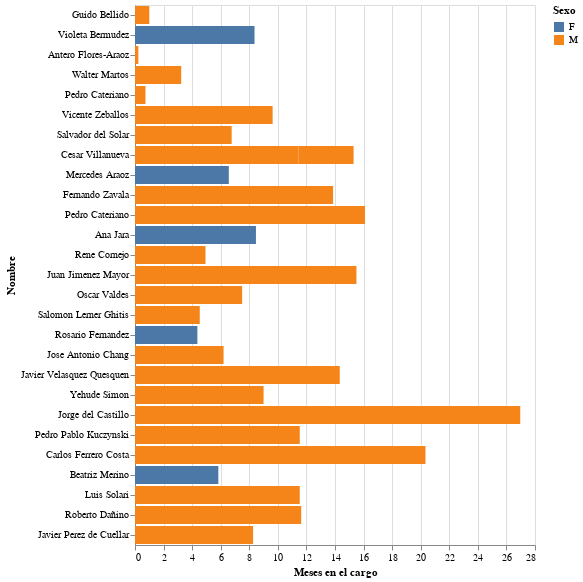

The notebook cell saved with this chart:
### Code cell
vis = alt.Chart(df).mark_bar().encode(
    y = alt.Y('Nombre:N', sort=list(df['Nombre'])),
    x = 'Meses en el cargo:Q',
    color = 'Sexo:N'
)
vis

### Figure 1 — Vega-Lite specification as saved in the notebook (floating-point values rounded to 4 significant figures)
{"config": {"view": {"continuousWidth": 400, "continuousHeight": 300}}, "data": {"name": "data-a31e2103c95ea70fa995d16e2d3cefb0"}, "mark": "bar", "encoding": {"color": {"type": "nominal", "field": "Sexo"}, "x": {"type": "quantitative", "field": "Meses en el cargo"}, "y": {"type": "nominal", "field": "Nombre", "sort": ["Guido Bellido", "Violeta Bermudez", "Antero Flores-Araoz", "Walter Martos", "Pedro Cateriano ", "Vicente Zeballos", "Salvador del Solar", "Cesar Villanueva", "Mercedes Araoz", "Fernando Zavala", "Pedro Cateriano", "Ana Jara", "Rene Cornejo", "Cesar Villanueva", "Juan Jimenez Mayor", "Oscar Valdes", "Salomon Lerner Ghitis", "Rosario Fernandez", "Jose Antonio Chang", "Javier Velasquez Quesquen", "Yehude Simon", "Jorge del Castillo", "Pedro Pablo Kuczynski", "Carlos Ferrero Costa", "Beatriz Merino", "Luis Solari", "Roberto Dañino", "Javier Perez de Cuellar"]}}, "$schema": "https://vega.github.io/schema/vega-lite/v4.8.1.json", "datasets": {"data-a31e2103c95ea70fa995d16e2d3cefb0": [{"Nombre": "Guido Bellido", "Sexo": "M", "Fecha de nacimiento": "1979-08-07T00:00:00", "Departamento": "Cusco", "Fecha de juramentacion": "2021-07-27T00:00:00", "Edad al juramentar": 41, "Fecha final": "2021-08-26T00:00:00", "Meses en el cargo": 1.0}, {"Nombre": "Violeta Bermudez", "Sexo": "F", "Fecha de nacimiento": "1961-08-12T00:00:00", "Departamento": "Lima", "Fecha de juramentacion": "2020-11-18T00:00:00", "Edad al juramentar": 59, "Fecha final": "2021-07-27T00:00:00", "Meses en el cargo": 8.367}, {"Nombre": "Antero Flores-Araoz", "Sexo": "M", "Fecha de nacimiento": "1942-02-28T00:00:00", "Departamento": "Lima", "Fecha de juramentacion": "2020-11-11T00:00:00", "Edad al juramentar": 78, "Fecha final": "2020-11-18T00:00:00", "Meses en el cargo": 0.2333}, {"Nombre": "Walter Martos", "Sexo": "M", "Fecha de nacimiento": "1957-02-11T00:00:00", "Departamento": "Cajamarca", "Fecha de juramentacion": "2020-08-06T00:00:00", "Edad al juramentar": 63, "Fecha final": "2020-11-11T00:00:00", "Meses en el cargo": 3.233}, {"Nombre": "Pedro Cateriano ", "Sexo": "M", "Fecha de nacimiento": "1958-06-26T00:00:00", "Departamento": "Lima", "Fecha de juramentacion": "2020-07-15T00:00:00", "Edad al juramentar": 62, "Fecha final": "2020-08-06T00:00:00", "Meses en el cargo": 0.7333}, {"Nombre": "Vicente Zeballos", "Sexo": "M", "Fecha de nacimiento": "1963-05-10T00:00:00", "Departamento": "Tacna", "Fecha de juramentacion": "2019-09-30T00:00:00", "Edad al juramentar": 56, "Fecha final": "2020-07-15T00:00:00", "Meses en el cargo": 9.633}, {"Nombre": "Salvador del Solar", "Sexo": "M", "Fecha de nacimiento": "1970-05-01T00:00:00", "Departamento": "Lima", "Fecha de juramentacion": "2019-03-11T00:00:00", "Edad al juramentar": 48, "Fecha final": "2019-09-30T00:00:00", "Meses en el cargo": 6.767}, {"Nombre": "Cesar Villanueva", "Sexo": "M", "Fecha de nacimiento": "1946-08-05T00:00:00", "Departamento": "San Martin", "Fecha de juramentacion": "2018-04-02T00:00:00", "Edad al juramentar": 71, "Fecha final": "2019-03-11T00:00:00", "Meses en el cargo": 11.43}, {"Nombre": "Mercedes Araoz", "Sexo": "F", "Fecha de nacimiento": "1961-08-05T00:00:00", "Departamento": "Lima", "Fecha de juramentacion": "2017-09-17T00:00:00", "Edad al juramentar": 56, "Fecha final": "2018-04-02T00:00:00", "Meses en el cargo": 6.567}, {"Nombre": "Fernando Zavala", "Sexo": "M", "Fecha de nacimiento": "1971-02-19T00:00:00", "Departamento": "Tacna", "Fecha de juramentacion": "2016-07-28T00:00:00", "Edad al juramentar": 45, "Fecha final": "2017-09-17T00:00:00", "Meses en el cargo": 13.87}, {"Nombre": "Pedro Cateriano", "Sexo": "M", "Fecha de nacimiento": "1958-06-26T00:00:00", "Departamento": "Lima", "Fecha de juramentacion": "2015-04-02T00:00:00", "Edad al juramentar": 56, "Fecha final": "2016-07-28T00:00:00", "Meses en el cargo": 16.1}, {"Nombre": "Ana Jara", "Sexo": "F", "Fecha de nacimiento": "1968-05-11T00:00:00", "Departamento": "Ica", "Fecha de juramentacion": "2014-07-22T00:00:00", "Edad al juramentar": 46, "Fecha final": "2015-04-02T00:00:00", "Meses en el cargo": 8.467}, {"Nombre": "Rene Cornejo", "Sexo": "M", "Fecha de nacimiento": "1962-01-06T00:00:00", "Departamento": "Arequipa", "Fecha de juramentacion": "2014-02-24T00:00:00", "Edad al juramentar": 52, "Fecha final": "2014-07-22T00:00:00", "Meses en el cargo": 4.933}, {"Nombre": "Cesar Villanueva", "Sexo": "M", "Fecha de nacimiento": "1946-08-05T00:00:00", "Departamento": "San Martin", "Fecha de juramentacion": "2013-10-31T00:00:00", "Edad al juramentar": 67, "Fecha final": "2014-02-24T00:00:00", "Meses en el cargo": 3.867}, {"Nombre": "Juan Jimenez Mayor", "Sexo": "M", "Fecha de nacimiento": "1964-08-05T00:00:00", "Departamento": "Lima", "Fecha de juramentacion": "2012-07-23T00:00:00", "Edad al juramentar": 47, "Fecha final": "2013-10-31T00:00:00", "Meses en el cargo": 15.5}, {"Nombre": "Oscar Valdes", "Sexo": "M", "Fecha de nacimiento": "1949-04-03T00:00:00", "Departamento": "Tacna", "Fecha de juramentacion": "2011-12-11T00:00:00", "Edad al juramentar": 62, "Fecha final": "2012-07-23T00:00:00", "Meses en el cargo": 7.5}, {"Nombre": "Salomon Lerner Ghitis", "Sexo": "M", "Fecha de nacimiento": "1946-02-04T00:00:00", "Departamento": "Lima", "Fecha de juramentacion": "2011-07-28T00:00:00", "Edad al juramentar": 65, "Fecha final": "2011-12-11T00:00:00", "Meses en el cargo": 4.533}, {"Nombre": "Rosario Fernandez", "Sexo": "F", "Fecha de nacimiento": "1955-11-09T00:00:00", "Departamento": "Lima", "Fecha de juramentacion": "2011-03-19T00:00:00", "Edad al juramentar": 55, "Fecha final": "2011-07-28T00:00:00", "Meses en el cargo": 4.367}, {"Nombre": "Jose Antonio Chang", "Sexo": "M", "Fecha de nacimiento": "1958-05-19T00:00:00", "Departamento": "Lima", "Fecha de juramentacion": "2010-09-14T00:00:00", "Edad al juramentar": 52, "Fecha final": "2011-03-19T00:00:00", "Meses en el cargo": 6.2}, {"Nombre": "Javier Velasquez Quesquen", "Sexo": "M", "Fecha de nacimiento": "1960-03-12T00:00:00", "Departamento": "Lambayeque", "Fecha de juramentacion": "2009-07-11T00:00:00", "Edad al juramentar": 49, "Fecha final": "2010-09-14T00:00:00", "Meses en el cargo": 14.33}, {"Nombre": "Yehude Simon", "Sexo": "M", "Fecha de nacimiento": "1947-07-18T00:00:00", "Departamento": "Lima", "Fecha de juramentacion": "2008-10-14T00:00:00", "Edad al juramentar": 61, "Fecha final": "2009-07-11T00:00:00", "Meses en el cargo": 9.0}, {"Nombre": "Jorge del Castillo", "Sexo": "M", "Fecha de nacimiento": "1950-07-02T00:00:00", "Departamento": "Lima", "Fecha de juramentacion": "2006-07-28T00:00:00", "Edad al juramentar": 56, "Fecha final": "2008-10-14T00:00:00", "Meses en el cargo": 26.97}, {"Nombre": "Pedro Pablo Kuczynski", "Sexo": "M", "Fecha de nacimiento": "1938-10-03T00:00:00", "Departamento": "Lima", "Fecha de juramentacion": "2005-08-16T00:00:00", "Edad al juramentar": 66, "Fecha final": "2006-07-28T00:00:00", "Meses en el cargo": 11.53}, {"Nombre": "Carlos Ferrero Costa", "Sexo": "M", "Fecha de nacimiento": "1941-02-07T00:00:00", "Departamento": "Lima", "Fecha de juramentacion": "2003-12-15T00:00:00", "Edad al juramentar": 62, "Fecha final": "2005-08-16T00:00:00", "Meses en el cargo": 20.33}, {"Nombre": "Beatriz Merino", "Sexo": "F", "Fecha de nacimiento": "1947-11-15T00:00:00", "Departamento": "Lima", "Fecha de juramentacion": "2003-06-23T00:00:00", "Edad al juramentar": 55, "Fecha final": "2003-12-15T00:00:00", "Meses en el cargo": 5.833}, {"Nombre": "Luis Solari", "Sexo": "M", "Fecha de nacimiento": "1948-01-28T00:00:00", "Departamento": "Lima", "Fecha de juramentacion": "2002-07-12T00:00:00", "Edad al juramentar": 54, "Fecha final": "2003-06-23T00:00:00", "Meses en el cargo": 11.53}, {"Nombre": "Roberto Dañino", "Sexo": "M", "Fecha de nacimiento": "1951-03-02T00:00:00", "Departamento": "Lima", "Fecha de juramentacion": "2001-07-28T00:00:00", "Edad al juramentar": 50, "Fecha final": "2002-07-12T00:00:00", "Meses en el cargo": 11.63}, {"Nombre": "Javier Perez de Cuellar", "Sexo": "M", "Fecha de nacimiento": "1920-01-19T00:00:00", "Departamento": "Lima", "Fecha de juramentacion": "2000-11-22T00:00:00", "Edad al juramentar": 80, "Fecha final": "2001-07-28T00:00:00", "Meses en el cargo": 8.267}]}}
